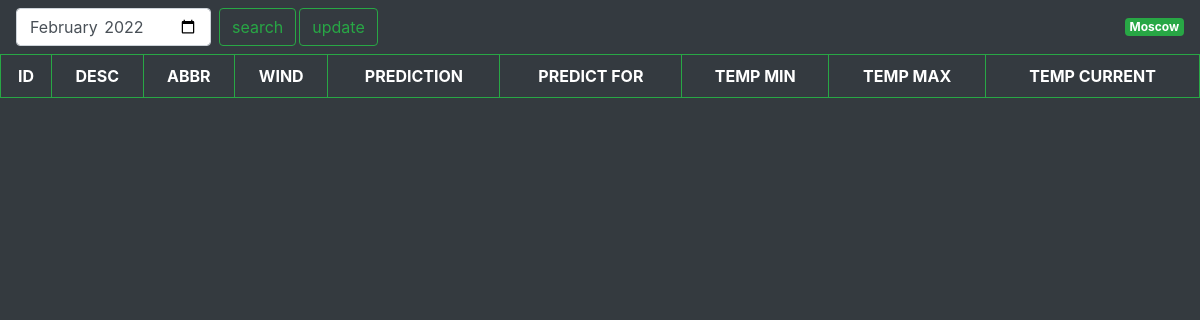
/, run on an earlier commit of the app's database.
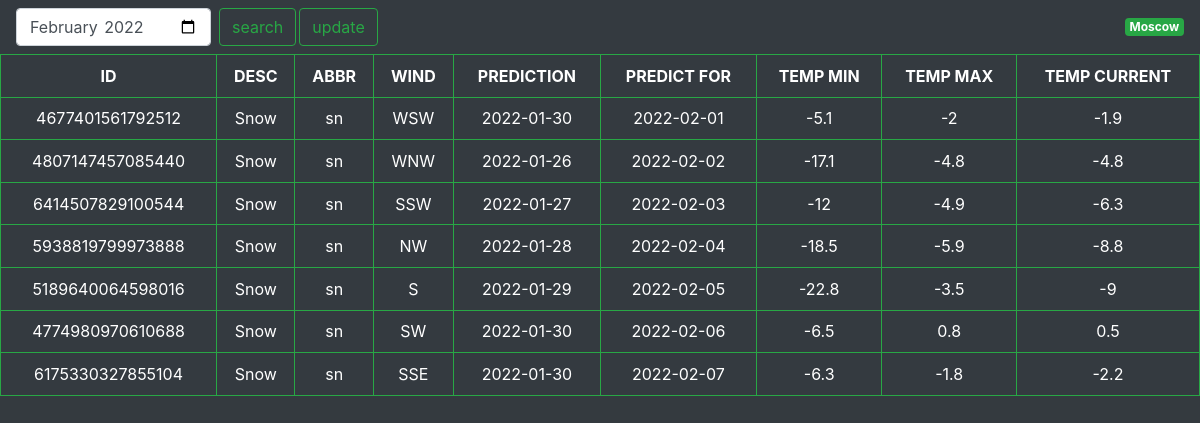
And on a later commit of the database.
### tables this page shows
CREATE TABLE weather (
                                        id integer,
                                        weather_state_name text,
                                        weather_state_abbr text,
                                        wind_direction_compass text,
                                        created text,
                                        applicable_date text PRIMARY KEY,
                                        min_temp integer,
                                        max_temp integer,
                                        the_temp integer);

### run.py (the view, shortened to what this page needs)
@app.route("/", methods=["GET", "POST"])
def index():
    if request.method == "GET":
      date = time.strftime("%Y-%m")
      result = user_select(time.strftime("%Y-%m"))
      return render_template("index.html", data=result, cur_month=date)
    return render_template("index.html", data=result2, cur_month=userdate, showmodal=showmodal)

### db.py (called while the page is built)
def user_select(userdate):
    date=userdate
    conn = sqlite3.connect(dbfile)
    c = conn.cursor()
    result = c.execute("SELECT * FROM weather WHERE strftime('%Y-%m', applicable_date) = ? ORDER BY applicable_date ASC", (date,)).fetchall()
    conn.close()
    return(result)

### templates/index.html (shortened to what this page needs)
<!DOCTYPE html>
<html>
<link rel="stylesheet" href="https://cdn.jsdelivr.net/npm/bootstrap@4.6.1/dist/css/bootstrap.min.css">
<head>
</head>
<nav class="navbar navbar-dark bg-dark">
    <form action="{{ url_for('index') }}" method="post" class="form-inline my-2 my-lg-0">
     <input class="form-control mr-sm-2" type="month" id="start" name="update_month" value="{{cur_month}}"
       min="2016-01-01" max="2023-12-31">
      <input class="btn btn-outline-success my-2 my-sm-0" type ="submit" name="action" value="search">
      <input style="margin-left:3px" class="btn btn-outline-success my-2 my-sm-0" type ="submit" name="action" value="update">
    </form>
    <span class="badge badge-secondary badge-success">Moscow</span>
</nav>
<table class="table table-hover table-dark">
 <thead>
  <tr>
   <th>ID</th>
   <th>DESC</th>
   <th>ABBR</th>
   <th>WIND</th>
   <th>PREDICTION</th>
   <th>PREDICT FOR</th>
   <th>TEMP MIN</th>
   <th>TEMP MAX</th>
   <th>TEMP CURRENT</th>
   </tr>
   {% for row in data %}
        <tr>
        {% for d in row %}
            <td>{{ d }}</td>
        {% endfor %}
        </tr>
    {% endfor %}
</table>

### templates/index.html (style rules this page uses)
.table td, .table th { padding: 0.55rem !important; border: 1px solid #28a745 !important; }
.table-dark { vertical-align: middle !important; text-align: center !important; }

What changed in the data, as far as the page shows it:
added weather: id "4677401561792512", weather_state_name "Snow", weather_state_abbr "sn", wind_direction_compass "WSW", created "2022-01-30", applicable_date "2022-02-01", min_temp "-5.1", row "-2", the_temp "-1.9"
added weather: id "4807147457085440", weather_state_name "Snow", weather_state_abbr "sn", wind_direction_compass "WNW", created "2022-01-26", applicable_date "2022-02-02", min_temp "-17.1", max_temp "-4.8", the_temp "-4.8"
added weather: id "6414507829100544", weather_state_name "Snow", weather_state_abbr "sn", wind_direction_compass "SSW", created "2022-01-27", applicable_date "2022-02-03", min_temp "-12", max_temp "-4.9", the_temp "-6.3"
added weather: id "5938819799973888", weather_state_name "Snow", weather_state_abbr "sn", wind_direction_compass "NW", created "2022-01-28", applicable_date "2022-02-04", min_temp "-18.5", max_temp "-5.9", the_temp "-8.8"
added weather: id "5189640064598016", weather_state_name "Snow", weather_state_abbr "sn", row "S", created "2022-01-29", applicable_date "2022-02-05", min_temp "-22.8", max_temp "-3.5", the_temp "-9"
added weather: id "4774980970610688", weather_state_name "Snow", weather_state_abbr "sn", wind_direction_compass "SW", created "2022-01-30", applicable_date "2022-02-06", min_temp "-6.5", max_temp "0.8", the_temp "0.5"
added weather: id "6175330327855104", weather_state_name "Snow", weather_state_abbr "sn", wind_direction_compass "SSE", created "2022-01-30", applicable_date "2022-02-07", min_temp "-6.3", max_temp "-1.8", the_temp "-2.2"
